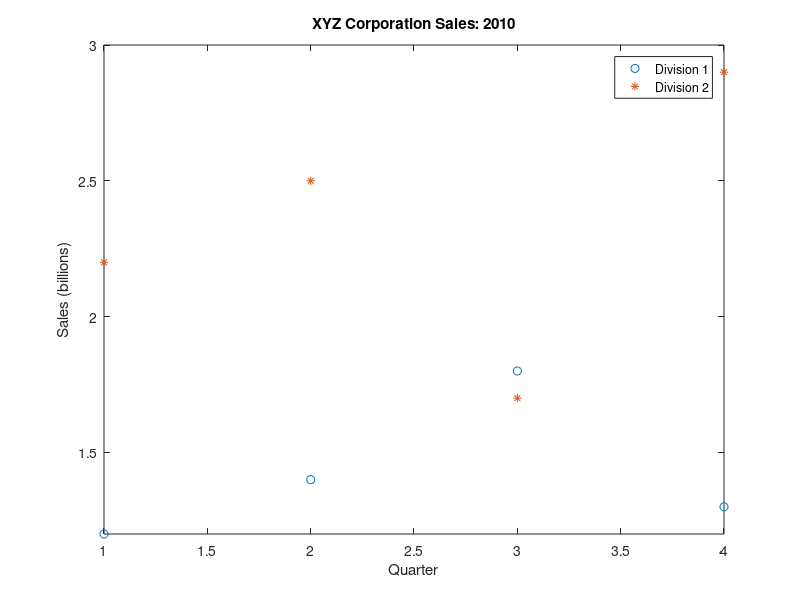

Source code (MATLAB):
% salesfig.m

% This reads the quarter and sales data for the XYZ Corporation
% and plots them on a graph

load salesfigs.dat

% Separate the contents of the file into two vectors
x = 1:4;
vector_one = salesfigs(1,:);
vector_two = salesfigs(2,:);

plot(x,vector_one,'o')
hold on
plot(x,vector_two,'*')
xlabel('Quarter')
ylabel('Sales (billions)')
title('XYZ Corporation Sales: 2010')
legend('Division 1', 'Division 2')
axis([1 4 1.2 3])